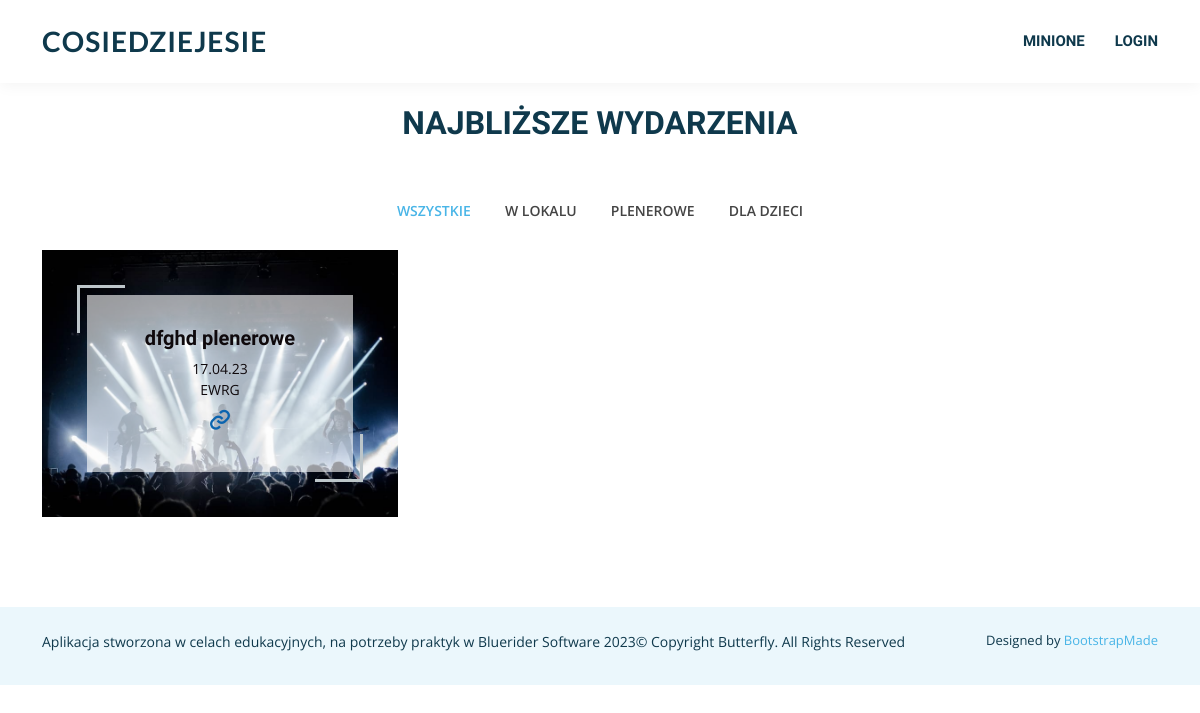
The page / on the database its author committed.
### wydarzenia/models.py (models this page shows, shortened)
class Topic(models.Model):
    name = models.CharField(max_length=200, default="")
    slug = models.SlugField(max_length=200, default="")
    prepopulated_fields = {"slug": ("name",)}
    def __str__(self):
        return self.slug

class Room(models.Model):
    host = models.ForeignKey(User, on_delete=models.SET_NULL, null=True)
    topic = models.ForeignKey(Topic, on_delete=models.SET_NULL, null=True)
    name = models.CharField(max_length=200, default="")
    price = models.DecimalField(max_digits=12, decimal_places=2, null=True)
    description = tinymce_models.HTMLField(blank=True, default="")
    date = models.DateTimeField(null=True, blank=True)
    updated = models.DateTimeField(auto_now=True)
    created = models.DateTimeField(auto_now_add=True)
    location = models.CharField(default="", max_length=50)

### wydarzenia/views.py (the view)
# urls.py: path("", views.home, name="home"),
def home(request):
    q = request.GET.get("q") if request.GET.get("q") is not None else ""
    rooms = Room.objects.filter(
        topic__name__icontains=q, date__gte=date.today()
    ).order_by("date")
    return render(
        request,
        "wydarzenia/home.html",
        {
            "room_list": rooms,
            "topics": Topic.objects.all(),
            "room_count": rooms.count(),
            "active_topic": q,
        },
    )

### wydarzenia/templates/wydarzenia/home.html (shortened to what this page needs)
{% extends 'main.html' %}
{% load static %}
{% block content %}
    <section id="portfolio" class="portfolio">
      <div class="container">
        <div class="section-title">
          <h2>Najbliższe Wydarzenia</h2>
        </div>
        <div class="row">
          <div class="col-lg-12 d-flex justify-content-center">
            <ul id="portfolio-flters">
              <li {% if not active_topic %} class="filter-active" {% endif %}>
                  <a href="{% url 'home' %}">Wszystkie</a>
              </li>
              {% for topic in topics %}
                <li {% if topic.name == active_topic %} class="filter-active" {% endif %}>
                    <a href="{% url 'home' %}?q={{topic.name}}">{{topic.name}}</a>
                </li>
              {% endfor %}
            </ul>
          </div>
        </div>
        <div class="row portfolio-container">
            {% for room in room_list %}
          <div class="col-lg-4 col-md-6 portfolio-item">
            <div class="portfolio-wrap">
              <img src="{% static 'assets/img/portfolio/1.jpg' %}" class="img-fluid" alt="">
              <div class="portfolio-info">
                <h4>{{ room.name }} {{room.topic}}</h4>
                <p>{{ room.date|date:"d.m.y" }}</p>
                <p>{{ room.location }}</p>
                <div class="portfolio-links">
                  <a href="{% url 'room' room.id %}" title="Zobacz opis"><i class="bx bx-link"></i></a>
                </div>
              </div>
            </div>
          </div>
          {% endfor %}
        </div>
          {% include 'wydarzenia/feed_component.html' %}
    </section>
{% endblock content %}

### static/assets/css/style.css (style rules this page uses)
body { font-family: "Open Sans", sans-serif; color: #444444; }
a { text-decoration: none; color: #49b5e7; }
h1, h2, h3, h4, h5, h6 { font-family: "Dosis", sans-serif; }
section { padding: 60px 0; overflow: hidden; }
.section-title { text-align: center; padding-bottom: 30px; }
.section-title h2 { font-size: 32px; font-weight: bold; text-transform: uppercase; margin-bottom: 20px; padding-bottom: 0; color: #0f394c; }
.portfolio { margin-top: -40px; }
.portfolio .portfolio-item { margin-bottom: 30px; }
.portfolio #portfolio-flters { padding: 0; margin: 0 auto 10px auto; list-style: none; text-align: center; border-radius: 50px; padding: 2px 15px; }
.portfolio #portfolio-flters li { cursor: pointer; display: inline-block; padding: 10px 15px; font-size: 14px; font-weight: 600; line-height: 1; text-transform: uppercase; color: #444444; margin-bottom: 10px; transition: all 0.3s ease-in-out; }
.portfolio #portfolio-flters li a { color: #444444; transition: all 0.3s ease-in-out; }
.portfolio #portfolio-flters li a:hover, .portfolio #portfolio-flters li.filter-active a { color: #49b5e7; }
.portfolio #portfolio-flters li:last-child { margin-right: 0; }
.portfolio .portfolio-wrap { transition: 0.3s; position: relative; overflow: hidden; z-index: 1; background: rgba(255, 255, 255, 0.6); }
.portfolio .portfolio-wrap::before { content: ""; background: rgba(255, 255, 255, 0.6); position: absolute; left: 45px; right: 45px; top: 45px; bottom: 45px; transition: all ease-in-out 0.3s; z-index: 2; opacity: 1; }
.portfolio .portfolio-wrap .portfolio-info { opacity: 1; position: absolute; top: 0; left: 0; right: 0; bottom: 0; text-align: center; z-index: 3; transition: all ease-in-out 0.3s; display: flex; flex-direction: column; justify-content: center; align-items: center; }
.portfolio .portfolio-wrap .portfolio-info::before { display: block; content: ""; width: 48px; height: 48px; position: absolute; top: 35px; left: 35px; border-top: 3px solid #bdc6ca; border-left: 3px solid #bdc6ca; transition: all 0.5s ease 0s; z-index: 9994; }
.portfolio .portfolio-wrap .portfolio-info::after { display: block; content: ""; width: 48px; height: 48px; position: absolute; bottom: 35px; right: 35px; border-bottom: 3px solid #bdc6ca; border-right: 3px solid #bdc6ca; transition: all 0.5s ease 0s; z-index: 9994; }
.portfolio .portfolio-wrap .portfolio-info h4 { font-size: 20px; color: #0f090c; font-weight: 600; }
.portfolio .portfolio-wrap .portfolio-info p { color: #0f090c; font-size: 14px; text-transform: uppercase; padding: 0; margin: 0; }
.portfolio .portfolio-wrap .portfolio-links { text-align: center; z-index: 4; }
.portfolio .portfolio-wrap .portfolio-links a { color: #0b64af; margin: 0 2px; font-size: 28px; display: inline-block; transition: 0.3s; }

### rows shown on the page
Topic: name "W LOKALU"
Topic: name "PLENEROWE"
Topic: name "DLA DZIECI"
Room: name "dfghd", topic "plenerowe", date "17.04.23", location "EWRG"
